Frame 1 (no input): blank canvas, image omitted
Frame 60 (no input): blank canvas, image omitted
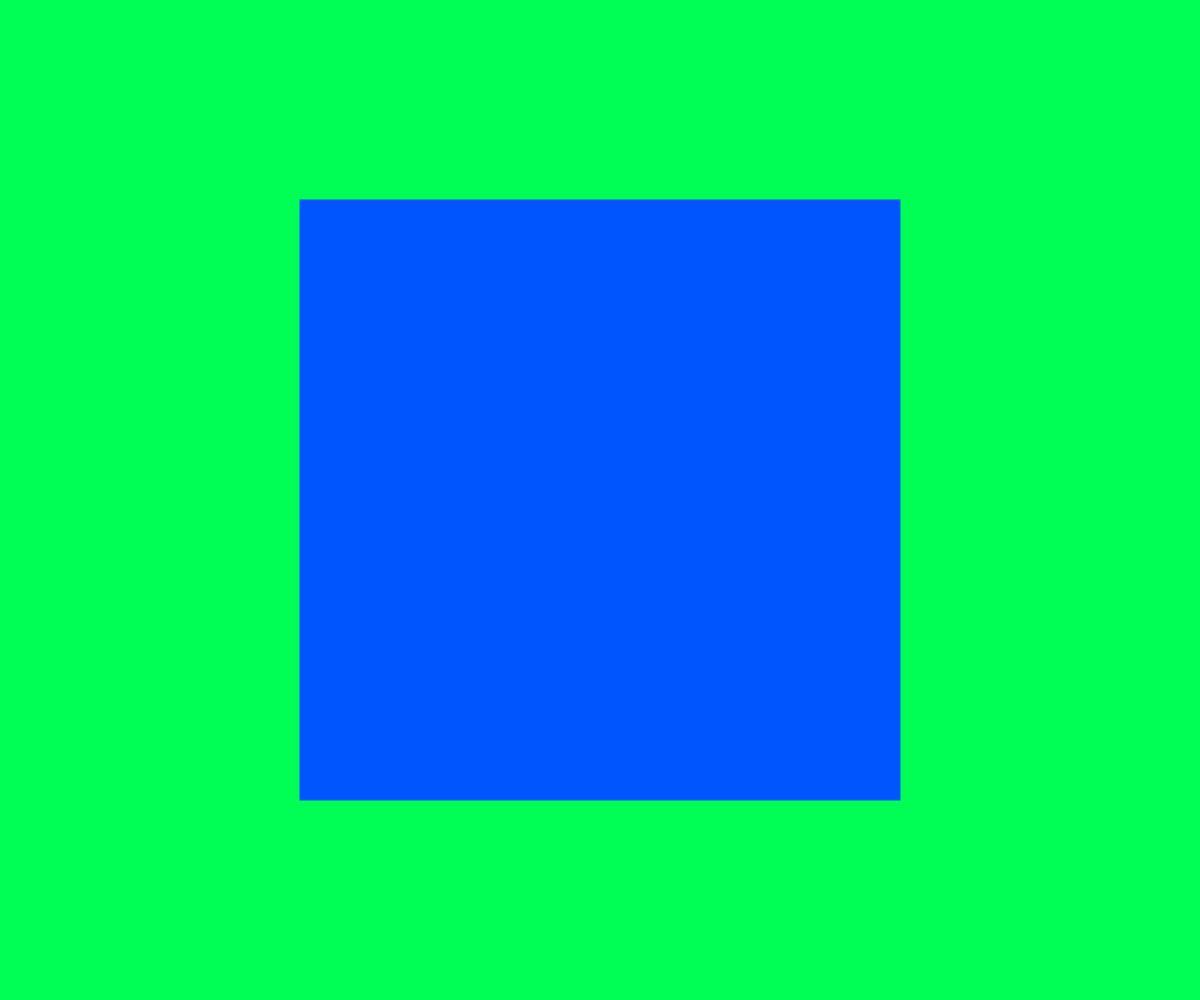
Frame 120 (the mouse pressed at the canvas centre since frame 60)

The p5.js sketch whose frames 1 and 60 were blank and that drew this single picture after the mouse press (run headless with seeded random() and noise() and a simulated clock; from frame 60 on, the mouse is pressed at the canvas centre):

// p5.js sketch
// ── sketch.js
function setup() {
  createCanvas(windowWidth, windowHeight);
}

function draw() {
 colorMode(HSB, 360,100,100);
 rectMode(CENTER);
 background(mouseY%360, 100, 100);
 noStroke();
 fill(360-mouseY%360, 100, 100);
 rect(width/2, height/2, mouseX+1, mouseX+1);
}
